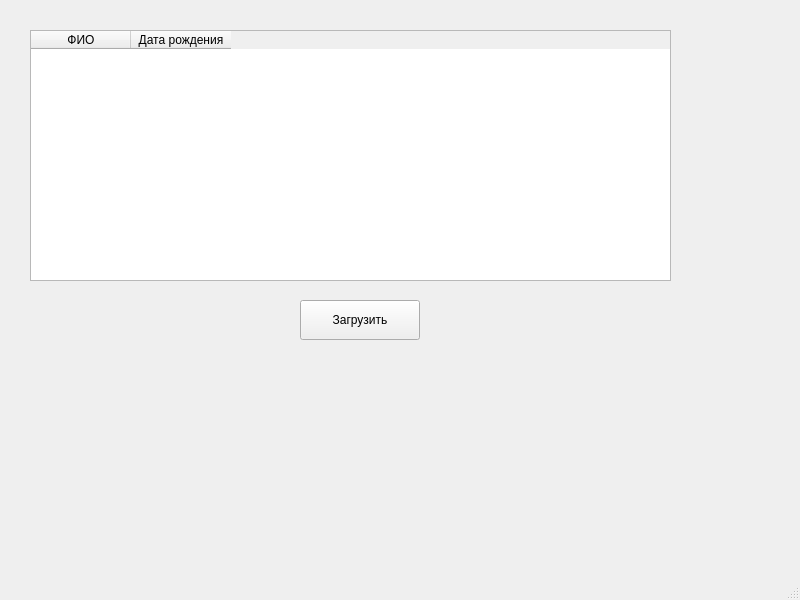
<?xml version="1.0" encoding="UTF-8"?>
<ui version="4.0">
 <class>MainWindow</class>
 <widget class="QMainWindow" name="MainWindow">
  <property name="geometry">
   <rect>
    <x>0</x>
    <y>0</y>
    <width>800</width>
    <height>600</height>
   </rect>
  </property>
  <property name="windowTitle">
   <string>MainWindow</string>
  </property>
  <widget class="QWidget" name="centralwidget">
   <widget class="QWidget" name="centralwidget_2" native="true">
    <property name="geometry">
     <rect>
      <x>10</x>
      <y>10</y>
      <width>671</width>
      <height>351</height>
     </rect>
    </property>
    <widget class="QTableWidget" name="tableWidget">
     <property name="geometry">
      <rect>
       <x>20</x>
       <y>20</y>
       <width>641</width>
       <height>251</height>
      </rect>
     </property>
     <property name="columnCount">
      <number>2</number>
     </property>
     <column>
      <property name="text">
       <string>ФИО</string>
      </property>
     </column>
     <column>
      <property name="text">
       <string>Дата рождения</string>
      </property>
     </column>
    </widget>
    <widget class="QPushButton" name="btnLoad">
     <property name="geometry">
      <rect>
       <x>290</x>
       <y>290</y>
       <width>120</width>
       <height>40</height>
      </rect>
     </property>
     <property name="mouseTracking">
      <bool>false</bool>
     </property>
     <property name="tabletTracking">
      <bool>false</bool>
     </property>
     <property name="text">
      <string>Загрузить</string>
     </property>
    </widget>
   </widget>
  </widget>
  <widget class="QMenuBar" name="menubar">
   <property name="geometry">
    <rect>
     <x>0</x>
     <y>0</y>
     <width>800</width>
     <height>21</height>
    </rect>
   </property>
  </widget>
  <widget class="QStatusBar" name="statusbar"/>
 </widget>
 <resources/>
 <connections/>
</ui>
